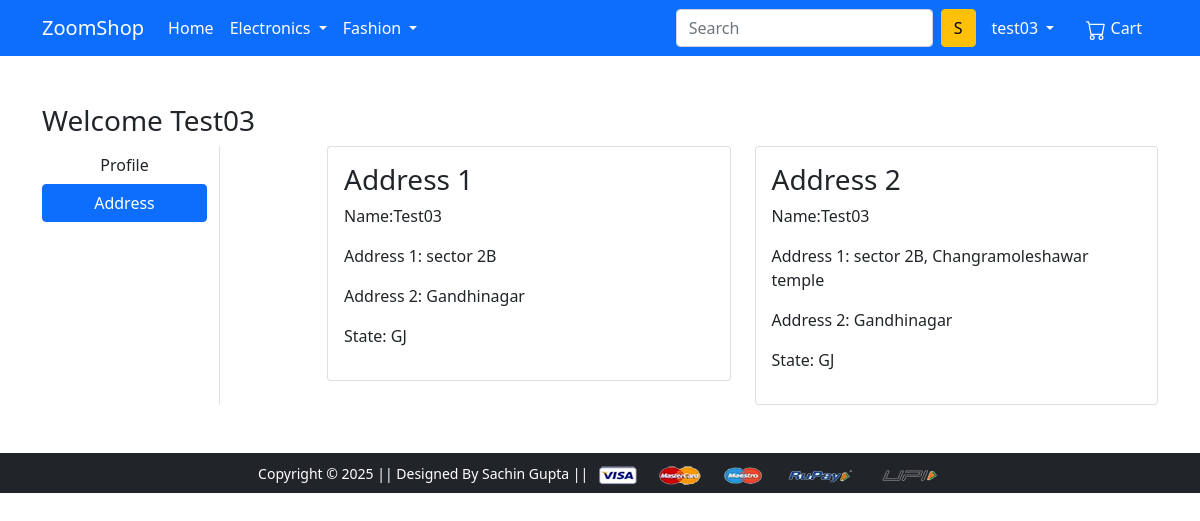
The app's page /address/ (signed in) with its own data.
### ZoomShop/models.py (models this page shows, shortened)
class CustomerDB(models.Model):
    user = models.ForeignKey(User, on_delete=models.CASCADE)
    name = models.CharField(max_length=128)
    locality = models.CharField(max_length=256)
    city = models.CharField(max_length=128)
    zipcode = models.IntegerField()
    state = models.CharField(choices=STATE_CHOICES, max_length=50)

### ZoomShop/views.py (the view)
# urls.py: path('address/', views.CustomerAddress, name='address'),
def CustomerAddress(request):
 address = CustomerDB.objects.filter(user=request.user)
 return render(request, 'customer/address.html', {'address':address, 'active':'btn-primary'})

### ZoomShop/templates/ZoomShop/customer/address.html (shortened to what this page needs)
{% extends 'ZoomShop/base.html' %}
{% load static %}
{% block main-content %}
<div class="container my-5">
 <div class="row">
 <h3>Welcome {{request.user|capfirst}}</h3>
  <div class="col-sm-2 border-end">
   <ul class="list-unstyled">
    <li class="d-grid"><a href="{% url 'profile' %}" class="btn">Profile</a></li>
    <li class="d-grid"><a href="{% url 'address' %}" class="btn {{active}}">Address</a></li>
   </ul>
  </div>
  <div class="col-sm-9 offset-sm-1">
   <div class="row">
    {% for address in address %}
    <div class="col-sm-6">
     <div class="card">
      <div class="card-body">
       <h3>Address {{forloop.counter}}</h3>
       <p>Name:{{ request.user|capfirst }}</p>
       <p>Address 1: {{address.locality}}</p>
       <p>Address 2: {{address.city}}</p>
       <p>State: {{address.state}}</p>
      </div>
     </div>
    </div>
    {% endfor %}
   </div>
  </div>
 </div>
</div>
{% endblock main-content %}

### ZoomShop/templates/ZoomShop/base.html (shortened to what this page needs)
<!doctype html>
{% load static %}
<html lang="en">
  <head>
    <link href="https://cdn.jsdelivr.net/npm/bootstrap@5.0.0-beta1/dist/css/bootstrap.min.css" rel="stylesheet">
    <link rel="stylesheet" href="{% static 'ZoomShop/css/owl.carousel.min.css' %}">
    <link rel="stylesheet" href="{% static 'ZoomShop/css/all.min.css' %}">
    <link rel="stylesheet" href="{% static 'ZoomShop/css/style.css' %}">
  </head>
  <body>
    <nav class="navbar navbar-expand-lg navbar-dark bg-primary">
     <div class="container">
       <a class="navbar-brand" href="/">ZoomShop</a>
       <div class="collapse navbar-collapse" id="navbarSupportedContent">
         <ul class="navbar-nav me-auto mb-2 mb-lg-0">
           <li class="nav-item">
             <a class="nav-link active" aria-current="page" href="/">Home</a>
           </li>
           <li class="nav-item dropdown">
             <a class="nav-link dropdown-toggle text-white" href="#" id="electronicsDropdown" role="button" data-bs-toggle="dropdown" aria-expanded="false">
               Electronics
             </a>
           </li>
           <li class="nav-item dropdown">
             <a class="nav-link dropdown-toggle text-white" href="#" id="fashionDropdown" role="button" data-bs-toggle="dropdown" aria-expanded="false">
               Fashion
             </a>
           </li>
         </ul>
         <form method='post' class="d-flex">
           <input class="form-control me-2" type="search" placeholder="Search" aria-label="Search">
           <button class="btn btn-warning" type="submit">S</button>
         </form>
         <div>
          <ul class="navbar-nav me-auto mb-2 mb-lg-0">
           <li class="nav-item dropdown mx-2">
              <a class="nav-link dropdown-toggle text-white" href="#" id="profileDropdown" role="button" data-bs-toggle="dropdown" aria-expanded="false">
               {{request.user}}
              </a>
              {% if request.user.is_authenticated %}
            </li>
            <li class="nav-item mx-2">
             <a href="{% url 'show-cart' %}" class="nav-link text-white">
               Cart </a>
            </li>
          {% endif %}
         </div>
       </div>
     </div>
    </nav>
    {% block main-content %} {% endblock main-content %}
    <footer class="container-fluid bg-dark text-center p-2 mt-5">
        <small class="text-white">Copyright &copy; 2025 || Designed By Sachin Gupta || </small>
        <img src="{% static 'ZoomShop/images/payment.png' %}" alt="" srcset="" class="img-fluid" height="2px">
    </footer>
  </body>
</html>

### records on screen
CustomerDB: locality "sector 2B", city "Gandhinagar", state "GJ"
CustomerDB: locality "sector 2B, Changramoleshawar temple", city "Gandhinagar", state "GJ"

### other values on screen
{{ request.user }} "test03"
{{ request.user|capfirst }} "Test03"
